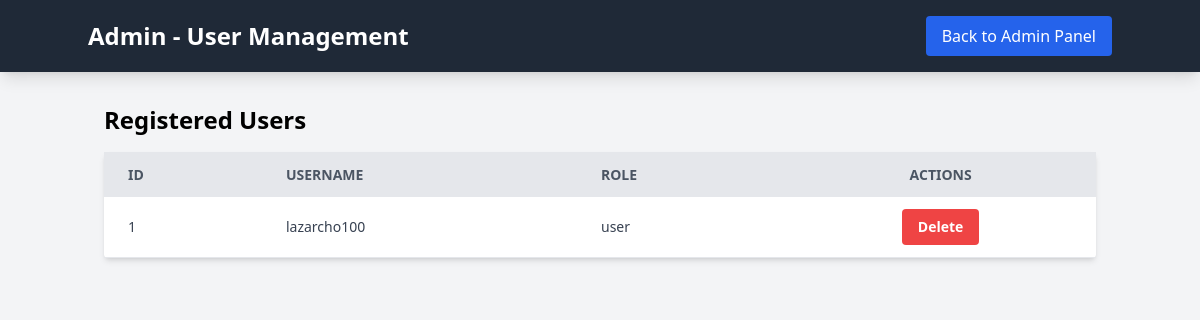
Before: /admin/users (signed in) with the older database file.
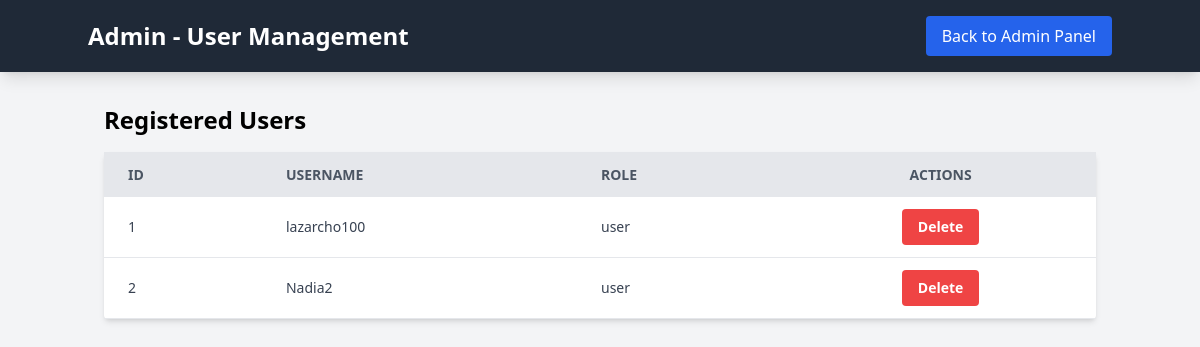
After: the same page with the newer database file.
### models.py (models this page shows, shortened)
class User(db.Model, UserMixin):
    id = db.Column(db.Integer, primary_key=True)
    username = db.Column(db.String(20), unique=True, nullable=False)
    password_hash = db.Column(db.String(128), nullable=False)
    role = db.Column(db.String(10), nullable=False, default='user')

### Mech/main/routes.py (the view)
@main.route('/admin/users')
@login_required
def view_users():
    users = User.query.all()
    return render_template('user_list.html', users=users)

### Mech/main/templates/user_list.html (shortened to what this page needs)
<!DOCTYPE html>
<html lang="en">
<head>
    <script src="https://cdn.tailwindcss.com"></script>
</head>
<body class="bg-gray-100 font-sans">
    <nav class="bg-gray-800 p-4 shadow-lg mb-4">
        <div class="container mx-auto flex justify-between items-center">
            <span class="text-white text-2xl font-bold">Admin - User Management</span>
            <a href="{{ url_for('main.admin_main') }}" class="bg-blue-600 text-white px-4 py-2 rounded hover:bg-blue-700">
                Back to Admin Panel
            </a>
        </div>
    </nav>
    <div class="container mx-auto p-4">
        <h2 class="text-2xl font-semibold mb-4">Registered Users</h2>
        <table class="min-w-full bg-white shadow-md rounded">
            <thead>
                <tr class="bg-gray-200 text-gray-600 uppercase text-sm leading-normal">
                    <th class="py-3 px-6 text-left">ID</th>
                    <th class="py-3 px-6 text-left">Username</th>
                    <th class="py-3 px-6 text-left">Role</th>
                    <th class="py-3 px-6 text-center">Actions</th>
                </tr>
            </thead>
            <tbody class="text-gray-700 text-sm font-light">
                {% for user in users %}
                <tr class="border-b border-gray-200 hover:bg-gray-100">
                    <td class="py-3 px-6 text-left">{{ user.id }}</td>
                    <td class="py-3 px-6 text-left">{{ user.username }}</td>
                    <td class="py-3 px-6 text-left">{{ user.role }}</td>
                    <td class="py-3 px-6 text-center">
                        {% if user.role != 'admin' %}
                        <form method="POST" action="{{ url_for('main.delete_user', user_id=user.id) }}"
                              onsubmit="return confirm('Are you sure you want to delete this user?');">
                            <button type="submit" class="bg-red-500 hover:bg-red-700 text-white font-bold py-2 px-4 rounded">
                                Delete
                            </button>
                        </form>
                        {% else %}
                        <span class="text-gray-400 italic">Protected</span>
                        {% endif %}
                    </td>
                </tr>
                {% endfor %}
            </tbody>
        </table>
    </div>
</body>
</html>

Changed rows visible on the page:
added User: id "2", username "Nadia2", role "user"
